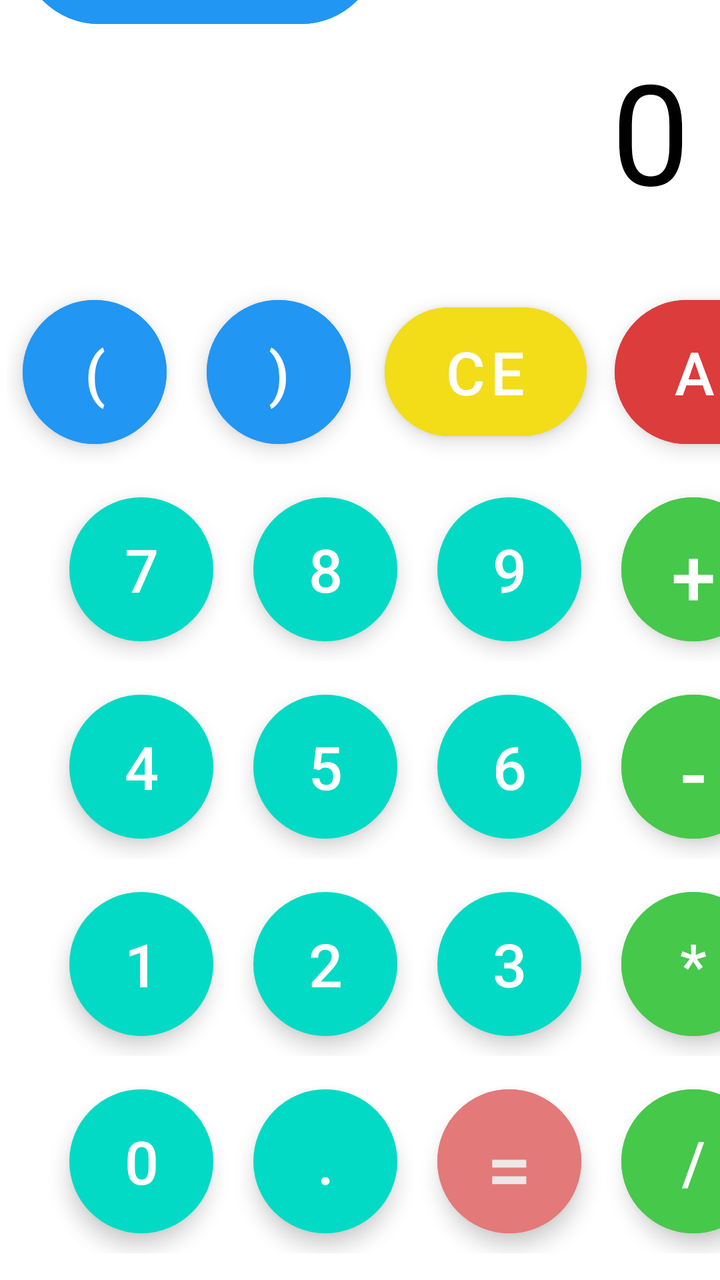
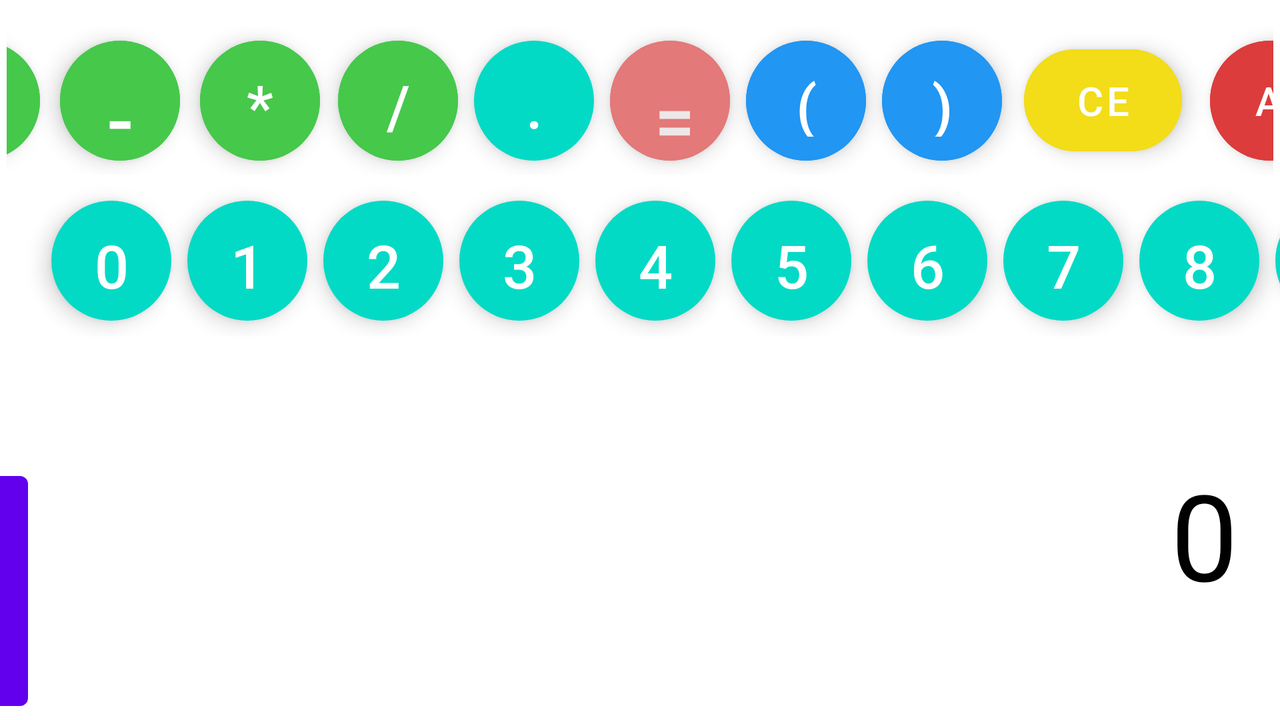

Compare how this app lays out the same screen by default and in its alternative resource folder. The renders come first, then the two layout files and the values they reference.
<!-- AndroidManifest.xml: application theme Theme.Tesst -->
<!-- res/layout/activity_main.xml -->
<?xml version="1.0" encoding="utf-8"?>
<RelativeLayout xmlns:android="http://schemas.android.com/apk/res/android"
    xmlns:app="http://schemas.android.com/apk/res-auto"
    xmlns:tools="http://schemas.android.com/tools"
    android:layout_width="match_parent"
    android:layout_height="match_parent"
    tools:context=".MainActivity">

    <TextView
        android:id="@+id/solution_tv"
        android:layout_width="match_parent"
        android:layout_height="match_parent"
        android:layout_above="@+id/buttons_layout"
        android:layout_marginStart="15dp"
        android:layout_marginTop="15dp"
        android:layout_marginEnd="15dp"
        android:layout_marginBottom="15dp"
        android:textAlignment="textEnd"
        android:textColor="@color/black"
        android:textSize="35dp" />
    <TextView
        android:layout_width="match_parent"
        android:layout_height="wrap_content"
        android:text="0"
        android:textSize="70dp"
        android:textColor="@color/black"
        android:textAlignment="textEnd"
        android:layout_above="@+id/buttons_layout"
        android:id="@+id/result_tv"
        android:layout_margin="15dp"

        />

    <com.google.android.material.button.MaterialButton
        android:id="@+id/btnHistory"
        style="@style/Widget.MaterialComponents.ExtendedFloatingActionButton"
        android:layout_width="wrap_content"
        android:layout_height="172dp"
        android:layout_alignParentStart="true"
        android:layout_alignParentTop="true"
        android:layout_alignParentEnd="true"
        android:layout_alignParentBottom="true"
        android:layout_marginStart="10dp"
        android:layout_marginTop="12dp"
        android:layout_marginEnd="170dp"
        android:layout_marginBottom="707dp"
        android:backgroundTint="#FF2196F3"
        android:text="HISTORY"
        android:textColor="@color/white"
        android:textSize="30dp"
        app:cornerRadius="50dp" />

    <LinearLayout
        android:id="@+id/buttons_layout"
        android:layout_width="match_parent"
        android:layout_height="wrap_content"
        android:layout_alignParentBottom="true"
        android:layout_marginBottom="0dp"
        android:backgroundTint="#DCD5D5"
        android:orientation="vertical"
        android:paddingVertical="10dp">

        <LinearLayout
            android:layout_width="411dp"
            android:layout_height="wrap_content"
            android:layout_marginStart="10px"
            android:layout_marginTop="10px"
            android:layout_marginEnd="10px"
            android:layout_marginBottom="10px"
            android:gravity="center"
            android:orientation="horizontal">


            <com.google.android.material.button.MaterialButton
                android:id="@+id/button_open_bracket"
                style="@style/Widget.MaterialComponents.ExtendedFloatingActionButton"
                android:layout_width="72dp"
                android:layout_height="72dp"
                android:layout_margin="10dp"
                android:backgroundTint="#FF2196F3"
                android:text="("
                android:textColor="@color/white"
                android:textSize="30dp"
                app:cornerRadius="50dp" />

            <com.google.android.material.button.MaterialButton
                android:id="@+id/button_close_bracket"
                style="@style/Widget.MaterialComponents.ExtendedFloatingActionButton"
                android:layout_width="72dp"
                android:layout_height="72dp"
                android:layout_margin="10dp"
                android:backgroundTint="#2196F3"
                android:text=")"
                android:textColor="@color/white"
                android:textSize="30dp"
                app:cornerRadius="50dp" />

            <com.google.android.material.button.MaterialButton
                android:id="@+id/button_ce"
                style="@style/Widget.MaterialComponents.ExtendedFloatingActionButton"
                android:layout_width="101dp"
                android:layout_height="wrap_content"
                android:layout_margin="7dp"
                android:backgroundTint="#F3DC18"
                android:text="CE"
                android:textColor="@color/white"
                android:textSize="30dp"
                app:cornerRadius="50dp"


                />

            <com.google.android.material.button.MaterialButton
                android:id="@+id/button_AC"
                style="@style/Widget.MaterialComponents.ExtendedFloatingActionButton"
                android:layout_width="102dp"
                android:layout_height="72dp"
                android:layout_margin="7dp"
                android:layout_marginStart="20dp"
                android:layout_marginTop="20dp"
                android:layout_marginEnd="20dp"
                android:layout_marginBottom="20dp"


                android:backgroundTint="#DC3C3C"
                android:text="AC"
                android:textColor="@color/white"
                android:textSize="30dp"
                app:cornerRadius="50dp" />

        </LinearLayout>

        <LinearLayout
            android:layout_width="411dp"
            android:layout_height="wrap_content"
            android:layout_marginStart="10px"
            android:layout_marginTop="10px"
            android:layout_marginEnd="10px"
            android:layout_marginBottom="10px"
            android:gravity="center"
            android:orientation="horizontal">


            <com.google.android.material.button.MaterialButton
                android:id="@+id/button_7"
                style="@style/Widget.MaterialComponents.ExtendedFloatingActionButton"
                android:layout_width="72dp"
                android:layout_height="72dp"
                android:layout_margin="10dp"
                android:text="7"
                android:textColor="@color/white"
                android:textSize="30dp"
                app:cornerRadius="50dp" />

            <com.google.android.material.button.MaterialButton
                android:id="@+id/button_8"
                style="@style/Widget.MaterialComponents.ExtendedFloatingActionButton"
                android:layout_width="72dp"
                android:layout_height="72dp"
                android:layout_margin="10dp"
                android:text="8"
                android:textColor="@color/white"
                android:textSize="30dp"
                app:cornerRadius="50dp" />

            <com.google.android.material.button.MaterialButton
                android:id="@+id/button_9"
                style="@style/Widget.MaterialComponents.ExtendedFloatingActionButton"
                android:layout_width="72dp"
                android:layout_height="72dp"
                android:layout_margin="10dp"
                android:text="9"
                android:textColor="@color/white"
                android:textSize="30dp"
                app:cornerRadius="50dp" />

            <com.google.android.material.button.MaterialButton
                android:id="@+id/button_plus"
                style="@style/Widget.MaterialComponents.ExtendedFloatingActionButton"
                android:layout_width="72dp"
                android:layout_height="72dp"
                android:layout_margin="10dp"
                android:backgroundTint="#46C84B"
                android:text="+"
                android:textColor="@color/white"
                android:textSize="40dp"
                app:cornerRadius="50dp" />


        </LinearLayout>

        <LinearLayout
            android:layout_width="411dp"
            android:layout_height="wrap_content"
            android:layout_marginStart="10px"
            android:layout_marginTop="10px"
            android:layout_marginEnd="10px"
            android:layout_marginBottom="10px"
            android:gravity="center"
            android:orientation="horizontal">


            <com.google.android.material.button.MaterialButton
                android:id="@+id/button_4"
                style="@style/Widget.MaterialComponents.ExtendedFloatingActionButton"
                android:layout_width="72dp"
                android:layout_height="72dp"
                android:layout_margin="10dp"
                android:text="4"
                android:textColor="@color/white"
                android:textSize="30dp"
                app:cornerRadius="50dp" />

            <com.google.android.material.button.MaterialButton
                android:id="@+id/button_5"
                style="@style/Widget.MaterialComponents.ExtendedFloatingActionButton"
                android:layout_width="72dp"
                android:layout_height="72dp"
                android:layout_margin="10dp"
                android:text="5"
                android:textColor="@color/white"
                android:textSize="30dp"
                app:cornerRadius="50dp" />

            <com.google.android.material.button.MaterialButton
                android:id="@+id/button_6"
                style="@style/Widget.MaterialComponents.ExtendedFloatingActionButton"
                android:layout_width="72dp"
                android:layout_height="72dp"
                android:layout_margin="10dp"
                android:text="6"
                android:textColor="@color/white"
                android:textSize="30dp"
                app:cornerRadius="50dp" />

            <com.google.android.material.button.MaterialButton
                android:id="@+id/button_minus"
                style="@style/Widget.MaterialComponents.ExtendedFloatingActionButton"
                android:layout_width="72dp"
                android:layout_height="72dp"
                android:layout_margin="10dp"
                android:backgroundTint="#46C84B"
                android:text="-"
                android:textColor="@color/white"
                android:textSize="40dp"
                app:cornerRadius="50dp" />


        </LinearLayout>

        <LinearLayout
            android:layout_width="411dp"
            android:layout_height="wrap_content"
            android:layout_marginStart="10px"
            android:layout_marginTop="10px"
            android:layout_marginEnd="10px"
            android:layout_marginBottom="10px"
            android:gravity="center"
            android:orientation="horizontal">


            <com.google.android.material.button.MaterialButton
                android:id="@+id/button_1"
                style="@style/Widget.MaterialComponents.ExtendedFloatingActionButton"
                android:layout_width="72dp"
                android:layout_height="72dp"
                android:layout_margin="10dp"
                android:text="1"
                android:textColor="@color/white"
                android:textSize="30dp"
                app:cornerRadius="50dp" />

            <com.google.android.material.button.MaterialButton
                android:id="@+id/button_2"
                style="@style/Widget.MaterialComponents.ExtendedFloatingActionButton"
                android:layout_width="72dp"
                android:layout_height="72dp"
                android:layout_margin="10dp"
                android:text="2"
                android:textColor="@color/white"
                android:textSize="30dp"
                app:cornerRadius="50dp" />

            <com.google.android.material.button.MaterialButton
                android:id="@+id/button_3"
                style="@style/Widget.MaterialComponents.ExtendedFloatingActionButton"
                android:layout_width="72dp"
                android:layout_height="72dp"
                android:layout_margin="10dp"
                android:text="3"
                android:textColor="@color/white"
                android:textSize="30dp"
                app:cornerRadius="50dp" />

            <com.google.android.material.button.MaterialButton
                android:id="@+id/button_mutiply"
                style="@style/Widget.MaterialComponents.ExtendedFloatingActionButton"
                android:layout_width="72dp"
                android:layout_height="72dp"
                android:layout_margin="10dp"
                android:backgroundTint="#46C84B"
                android:text="*"
                android:textColor="@color/white"
                android:textSize="30dp"
                app:cornerRadius="50dp" />


        </LinearLayout>

        <LinearLayout
            android:layout_width="411dp"
            android:layout_height="wrap_content"
            android:layout_marginStart="10px"
            android:layout_marginTop="10px"
            android:layout_marginEnd="10px"
            android:layout_marginBottom="10px"
            android:gravity="center"
            android:orientation="horizontal">


            <com.google.android.material.button.MaterialButton
                android:id="@+id/button_0"
                style="@style/Widget.MaterialComponents.ExtendedFloatingActionButton"
                android:layout_width="72dp"
                android:layout_height="72dp"
                android:layout_margin="10dp"
                android:text="0"
                android:textColor="@color/white"
                android:textSize="30dp"
                app:cornerRadius="50dp" />

            <com.google.android.material.button.MaterialButton
                android:id="@+id/button_dot"
                style="@style/Widget.MaterialComponents.ExtendedFloatingActionButton"
                android:layout_width="72dp"
                android:layout_height="72dp"
                android:layout_margin="10dp"
                android:text="."
                android:textColor="@color/white"
                android:textSize="30dp"
                app:cornerRadius="50dp" />

            <com.google.android.material.button.MaterialButton
                android:id="@+id/button_equal"
                style="@style/Widget.MaterialComponents.ExtendedFloatingActionButton"
                android:layout_width="72dp"
                android:layout_height="72dp"
                android:layout_margin="10dp"
                android:backgroundTint="#E37979"
                android:text="="
                android:textColor="#EDE7E7"
                android:textSize="40dp"
                app:cornerRadius="50dp" />

            <com.google.android.material.button.MaterialButton
                android:id="@+id/button_devide"
                style="@style/Widget.MaterialComponents.ExtendedFloatingActionButton"
                android:layout_width="72dp"
                android:layout_height="72dp"
                android:layout_margin="10dp"
                android:backgroundTint="#46C84B"
                android:text="/"
                android:textColor="@color/white"
                android:textSize="30dp"
                app:cornerRadius="50dp" />


        </LinearLayout>
    </LinearLayout>


</RelativeLayout>
<!-- resources referenced by this layout -->
<resources>
  <style name="Theme.Tesst" parent="Theme.MaterialComponents.DayNight.DarkActionBar">
          
          <item name="colorPrimary">@color/purple_500</item>
          <item name="colorPrimaryVariant">@color/purple_700</item>
          <item name="colorOnPrimary">@color/white</item>
          
          <item name="colorSecondary">@color/teal_200</item>
          <item name="colorSecondaryVariant">@color/teal_700</item>
          <item name="colorOnSecondary">@color/black</item>
          
          <item name="android:statusBarColor">?attr/colorPrimaryVariant</item>
          
      </style>
</resources>
<!-- res/layout-land/activity_main.xml (the repository's variant of the layout above) -->
<!-- drawn on the phone turned sideways -->
<?xml version="1.0" encoding="utf-8"?>
<RelativeLayout xmlns:android="http://schemas.android.com/apk/res/android"
    xmlns:app="http://schemas.android.com/apk/res-auto"
    xmlns:tools="http://schemas.android.com/tools"
    android:layout_width="match_parent"
    android:layout_height="match_parent"
    tools:context=".MainActivity">


    <LinearLayout
        android:id="@+id/buttons_layout"
        android:layout_width="match_parent"
        android:layout_height="384dp"
        android:layout_alignParentStart="true"
        android:layout_alignParentTop="true"
        android:layout_alignParentEnd="true"
        android:layout_alignParentBottom="true"
        android:layout_marginStart="0dp"
        android:layout_marginTop="0dp"
        android:layout_marginEnd="0dp"
        android:layout_marginBottom="77dp"
        android:backgroundTint="#DCD5D5"
        android:orientation="vertical"
        android:paddingVertical="10dp">

        <LinearLayout
            android:layout_width="wrap_content"
            android:layout_height="wrap_content"
            android:layout_marginStart="10px"
            android:layout_marginTop="10px"
            android:layout_marginEnd="10px"
            android:gravity="center"
            android:orientation="horizontal">

            <com.google.android.material.button.MaterialButton
                android:id="@+id/button_plus"
                style="@style/Widget.MaterialComponents.ExtendedFloatingActionButton"
                android:layout_width="60dp"
                android:layout_height="60dp"
                android:layout_margin="5dp"
                android:backgroundTint="#46C84B"
                android:text="+"
                android:textColor="@color/white"
                android:textSize="40dp"
                app:cornerRadius="50dp" />

            <com.google.android.material.button.MaterialButton
                android:id="@+id/button_minus"
                style="@style/Widget.MaterialComponents.ExtendedFloatingActionButton"
                android:layout_width="60dp"
                android:layout_height="60dp"
                android:layout_margin="5dp"
                android:backgroundTint="#46C84B"
                android:text="-"
                android:textColor="@color/white"
                android:textSize="40dp"
                app:cornerRadius="50dp" />

            <com.google.android.material.button.MaterialButton
                android:id="@+id/button_mutiply"
                style="@style/Widget.MaterialComponents.ExtendedFloatingActionButton"
                android:layout_width="60dp"
                android:layout_height="60dp"
                android:layout_margin="5dp"
                android:backgroundTint="#46C84B"
                android:text="*"
                android:textColor="@color/white"
                android:textSize="30dp"
                app:cornerRadius="50dp" />

            <com.google.android.material.button.MaterialButton
                android:id="@+id/button_devide"
                style="@style/Widget.MaterialComponents.ExtendedFloatingActionButton"
                android:layout_width="60dp"
                android:layout_height="60dp"
                android:layout_margin="4dp"
                android:backgroundTint="#46C84B"
                android:text="/"
                android:textColor="@color/white"
                android:textSize="30dp"
                app:cornerRadius="50dp" />

            <com.google.android.material.button.MaterialButton
                android:id="@+id/button_dot"
                style="@style/Widget.MaterialComponents.ExtendedFloatingActionButton"
                android:layout_width="60dp"
                android:layout_height="60dp"
                android:layout_margin="4dp"
                android:text="."
                android:textColor="@color/white"
                android:textSize="30dp"
                app:cornerRadius="50dp" />

            <com.google.android.material.button.MaterialButton
                android:id="@+id/button_equal"
                style="@style/Widget.MaterialComponents.ExtendedFloatingActionButton"
                android:layout_width="60dp"
                android:layout_height="60dp"
                android:layout_margin="4dp"
                android:backgroundTint="#E37979"
                android:text="="
                android:textColor="#EDE7E7"
                android:textSize="40dp"
                app:cornerRadius="50dp" />

            <com.google.android.material.button.MaterialButton
                android:id="@+id/button_open_bracket"
                style="@style/Widget.MaterialComponents.ExtendedFloatingActionButton"
                android:layout_width="60dp"
                android:layout_height="60dp"
                android:layout_margin="4dp"
                android:backgroundTint="#FF2196F3"
                android:text="("
                android:textColor="@color/white"
                android:textSize="30dp"
                app:cornerRadius="50dp" />

            <com.google.android.material.button.MaterialButton
                android:id="@+id/button_close_bracket"
                style="@style/Widget.MaterialComponents.ExtendedFloatingActionButton"
                android:layout_width="60dp"
                android:layout_height="60dp"
                android:layout_margin="4dp"
                android:backgroundTint="#2196F3"
                android:text=")"
                android:textColor="@color/white"
                android:textSize="30dp"
                app:cornerRadius="50dp" />

            <com.google.android.material.button.MaterialButton
                android:id="@+id/button_ce"
                style="@style/Widget.MaterialComponents.ExtendedFloatingActionButton"
                android:layout_width="79dp"
                android:layout_height="wrap_content"
                android:layout_margin="7dp"
                android:backgroundTint="#F3DC18"
                android:text="CE"
                android:textColor="@color/white"
                android:textSize="20dp"
                app:cornerRadius="50dp"


                />

            <com.google.android.material.button.MaterialButton
                android:id="@+id/button_AC"
                style="@style/Widget.MaterialComponents.ExtendedFloatingActionButton"
                android:layout_width="73dp"
                android:layout_height="60dp"
                android:layout_margin="7dp"
                android:layout_marginStart="20dp"
                android:layout_marginTop="20dp"
                android:layout_marginEnd="20dp"
                android:layout_marginBottom="20dp"


                android:backgroundTint="#DC3C3C"
                android:text="AC"
                android:textColor="@color/white"
                android:textSize="20dp"
                app:cornerRadius="50dp" />

        </LinearLayout>


        <LinearLayout
            android:layout_width="717dp"
            android:layout_height="76dp"
            android:layout_marginStart="10px"
            android:layout_marginTop="5dp"
            android:gravity="center"
            android:orientation="horizontal">

            <com.google.android.material.button.MaterialButton
                android:id="@+id/button_0"
                style="@style/Widget.MaterialComponents.ExtendedFloatingActionButton"
                android:layout_width="60dp"
                android:layout_height="60dp"
                android:layout_margin="4dp"
                android:text="0"
                android:textColor="@color/white"
                android:textSize="30dp"
                app:cornerRadius="50dp" />

            <com.google.android.material.button.MaterialButton
                android:id="@+id/button_1"
                style="@style/Widget.MaterialComponents.ExtendedFloatingActionButton"
                android:layout_width="60dp"
                android:layout_height="60dp"
                android:layout_margin="4dp"
                android:text="1"
                android:textColor="@color/white"
                android:textSize="30dp"
                app:cornerRadius="50dp" />

            <com.google.android.material.button.MaterialButton
                android:id="@+id/button_2"
                style="@style/Widget.MaterialComponents.ExtendedFloatingActionButton"
                android:layout_width="60dp"
                android:layout_height="60dp"
                android:layout_margin="4dp"
                android:text="2"
                android:textColor="@color/white"
                android:textSize="30dp"
                app:cornerRadius="50dp" />

            <com.google.android.material.button.MaterialButton
                android:id="@+id/button_3"
                style="@style/Widget.MaterialComponents.ExtendedFloatingActionButton"
                android:layout_width="60dp"
                android:layout_height="60dp"
                android:layout_margin="4dp"
                android:text="3"
                android:textColor="@color/white"
                android:textSize="30dp"
                app:cornerRadius="50dp" />

            <com.google.android.material.button.MaterialButton
                android:id="@+id/button_4"
                style="@style/Widget.MaterialComponents.ExtendedFloatingActionButton"
                android:layout_width="60dp"
                android:layout_height="60dp"
                android:layout_margin="4dp"
                android:text="4"
                android:textColor="@color/white"
                android:textSize="30dp"
                app:cornerRadius="50dp" />

            <com.google.android.material.button.MaterialButton
                android:id="@+id/button_5"
                style="@style/Widget.MaterialComponents.ExtendedFloatingActionButton"
                android:layout_width="60dp"
                android:layout_height="60dp"
                android:layout_margin="4dp"
                android:text="5"
                android:textColor="@color/white"
                android:textSize="30dp"
                app:cornerRadius="50dp" />

            <com.google.android.material.button.MaterialButton
                android:id="@+id/button_6"
                style="@style/Widget.MaterialComponents.ExtendedFloatingActionButton"
                android:layout_width="60dp"
                android:layout_height="60dp"
                android:layout_margin="4dp"
                android:text="6"
                android:textColor="@color/white"
                android:textSize="30dp"
                app:cornerRadius="50dp" />

            <com.google.android.material.button.MaterialButton
                android:id="@+id/button_7"
                style="@style/Widget.MaterialComponents.ExtendedFloatingActionButton"
                android:layout_width="60dp"
                android:layout_height="60dp"
                android:layout_margin="4dp"
                android:text="7"
                android:textColor="@color/white"
                android:textSize="30dp"
                app:cornerRadius="50dp" />

            <com.google.android.material.button.MaterialButton
                android:id="@+id/button_8"
                style="@style/Widget.MaterialComponents.ExtendedFloatingActionButton"
                android:layout_width="60dp"
                android:layout_height="60dp"
                android:layout_margin="4dp"
                android:text="8"
                android:textColor="@color/white"
                android:textSize="30dp"
                app:cornerRadius="50dp" />

            <com.google.android.material.button.MaterialButton
                android:id="@+id/button_9"
                style="@style/Widget.MaterialComponents.ExtendedFloatingActionButton"
                android:layout_width="60dp"
                android:layout_height="60dp"
                android:layout_margin="4dp"
                android:text="9"
                android:textColor="@color/white"
                android:textSize="30dp"
                app:cornerRadius="50dp" />


        </LinearLayout>


    </LinearLayout>

    <TextView
        android:id="@+id/result_tv"
        android:layout_width="714dp"
        android:layout_height="220dp"
        android:layout_alignParentStart="true"
        android:layout_alignParentTop="true"
        android:layout_alignParentEnd="true"
        android:layout_alignParentBottom="true"

        android:layout_marginStart="0dp"
        android:layout_marginTop="227dp"
        android:layout_marginEnd="21dp"
        android:layout_marginBottom="14dp"
        android:text="0"
        android:textAlignment="textEnd"
        android:textColor="@color/black"
        android:textSize="60dp" />

    <TextView
        android:id="@+id/solution_tv"
        android:layout_width="703dp"
        android:layout_height="wrap_content"
        android:layout_alignParentStart="true"
        android:layout_alignParentTop="true"
        android:layout_alignParentEnd="true"
        android:layout_alignParentBottom="true"
        android:layout_marginStart="11dp"
        android:layout_marginTop="169dp"
        android:layout_marginEnd="21dp"
        android:layout_marginBottom="60dp"
        android:textAlignment="textEnd"
        android:textColor="@color/black"
        android:textSize="40dp" />

    <Button
        android:id="@+id/btnHistory"
        android:layout_width="222dp"
        android:layout_height="178dp"
        android:layout_alignParentStart="true"
        android:layout_alignParentTop="true"
        android:layout_alignParentEnd="true"
        android:layout_alignParentBottom="true"
        android:layout_marginStart="14dp"
        android:layout_marginTop="232dp"
        android:layout_marginEnd="655dp"
        android:layout_marginBottom="1dp"
        android:text="HISTORY" />


</RelativeLayout>
